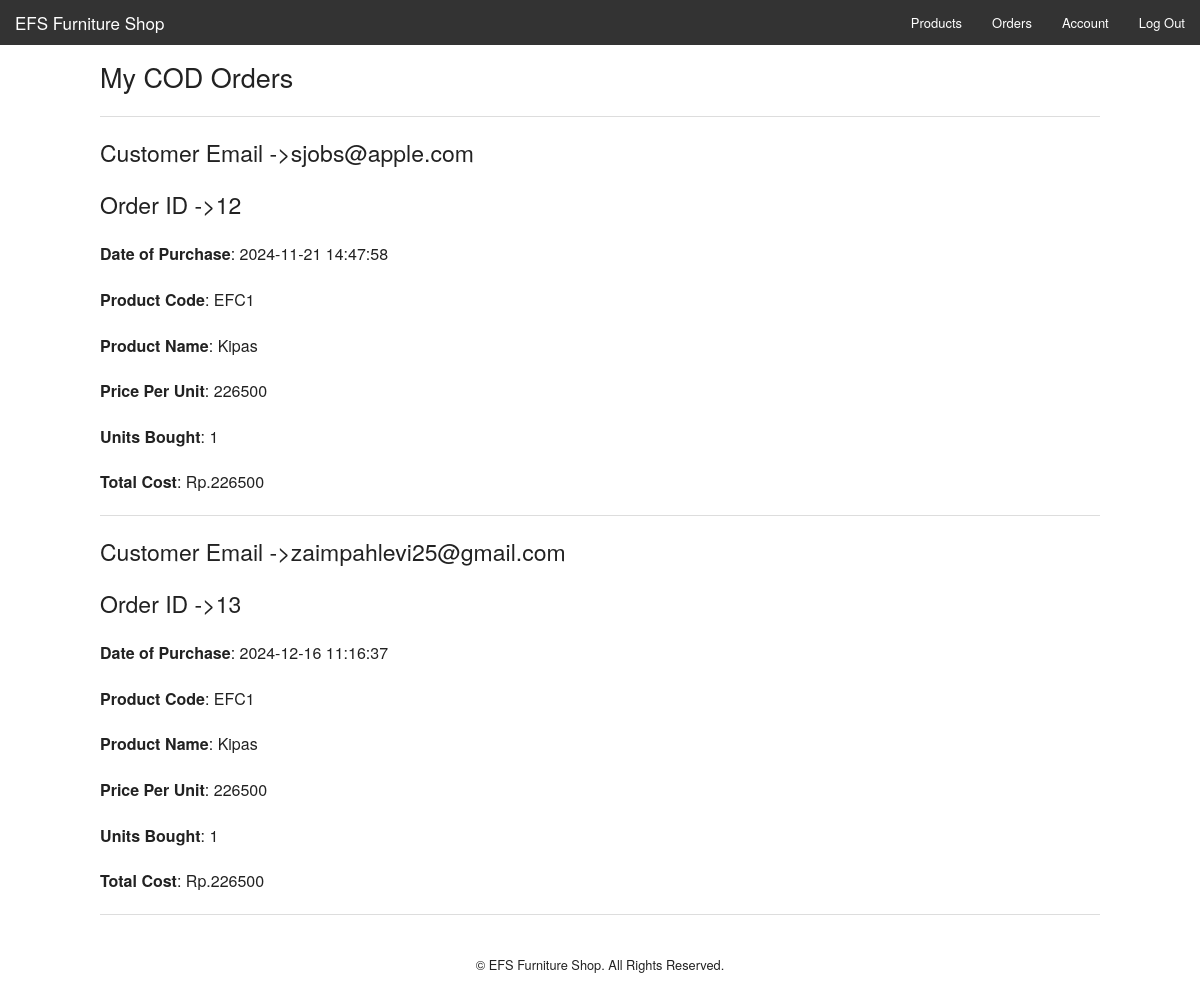
Before: /admin-orders.php (signed in) with the older database file.
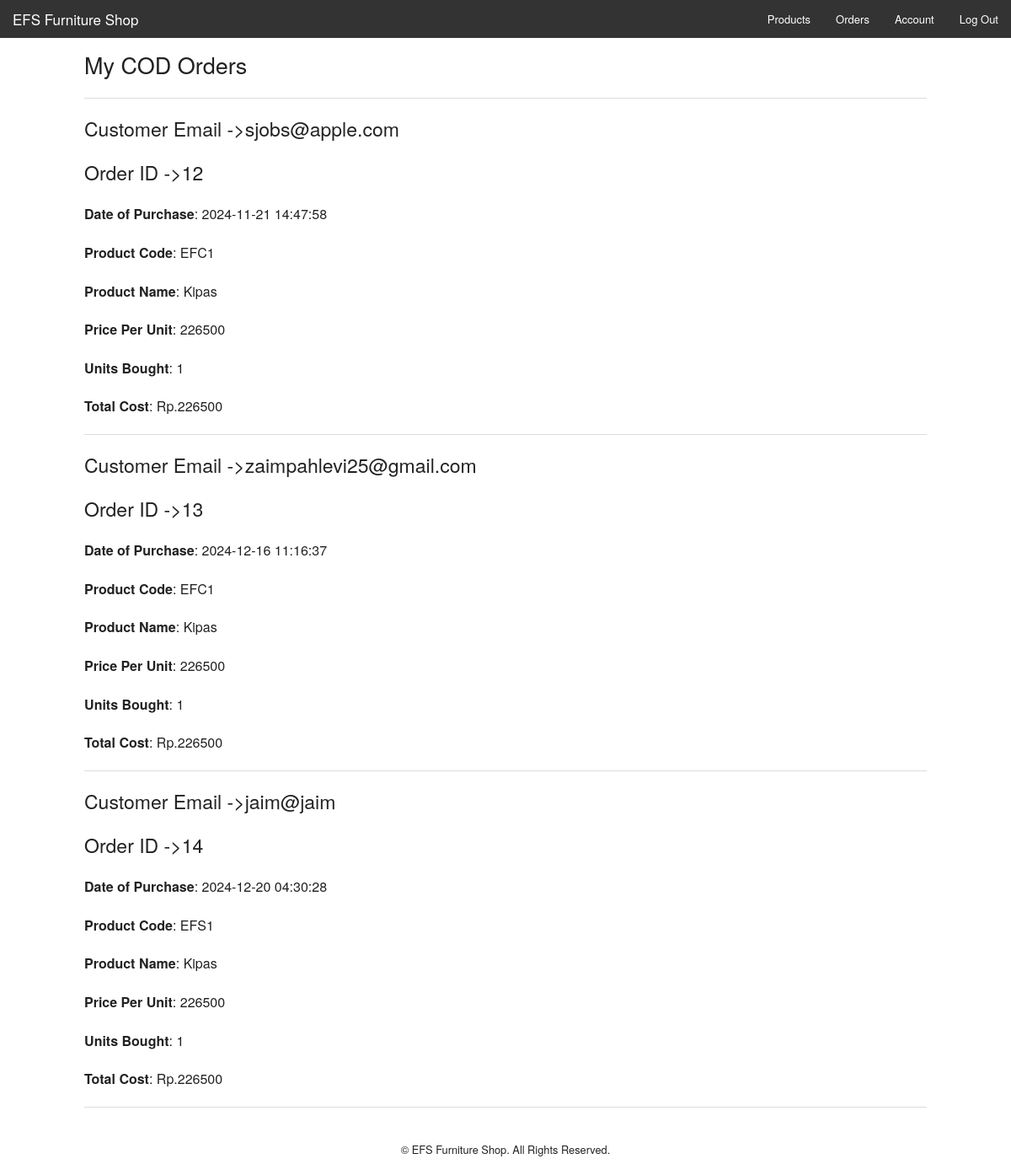
After: the same page with the newer database file.
### tables this page shows
CREATE TABLE `orders` (
  `id` int NOT NULL,
  `product_code` varchar(255) NOT NULL,
  `product_name` varchar(255) NOT NULL,
  `product_desc` varchar(255) NOT NULL,
  `price` int NOT NULL,
  `units` int NOT NULL,
  `total` int NOT NULL,
  `date` timestamp NOT NULL DEFAULT CURRENT_TIMESTAMP,
  `email` varchar(255) NOT NULL
);

### config.php (called while the page is built, shortened)
<?php
$currency = 'Rp.';
?>

### admin-orders.php (the view, shortened to what this page needs)
<?php
include 'config.php';
?>
<!doctype html>
<html class="no-js" lang="en">
  <head>
    <link rel="stylesheet" href="css/foundation.css" />
  </head>
  <body>
    <nav class="top-bar" data-topbar role="navigation">
      <ul class="title-area">
        <li class="name">
          <h1><a href="index.php">EFS Furniture Shop</a></h1>
        </li>
      </ul>
      <section class="top-bar-section">
        <ul class="right">
        <li><a href="admin.php">Products</a></li>
          <li><a href="admin-orders.php">Orders</a></li>
          <?php
          if(isset($_SESSION['username'])){
            echo '<li><a href="admin-account.php">Account</a></li>';
            echo '<li><a href="logout.php">Log Out</a></li>';
          }
          else{
            echo '<li><a href="login.php">Log In</a></li>';
            echo '<li><a href="register.php">Register</a></li>';
          }
          ?>
        </ul>
      </section>
    </nav>
    <div class="row" style="margin-top:10px;">
      <div class="large-12">
        <h3>My COD Orders</h3>
        <hr>
        <?php
          $result = $mysqli->query("SELECT * from orders");
          if($result) {
            while($obj = $result->fetch_object()) {
              echo '<p><h4>Customer Email ->'.$obj->email.'</h4></p>';
              echo '<p><h4>Order ID ->'.$obj->id.'</h4></p>';
              echo '<p><strong>Date of Purchase</strong>: '.$obj->date.'</p>';
              echo '<p><strong>Product Code</strong>: '.$obj->product_code.'</p>';
              echo '<p><strong>Product Name</strong>: '.$obj->product_name.'</p>';
              echo '<p><strong>Price Per Unit</strong>: '.$obj->price.'</p>';
              echo '<p><strong>Units Bought</strong>: '.$obj->units.'</p>';
              echo '<p><strong>Total Cost</strong>: '.$currency.$obj->total.'</p>';
              echo '<p><hr></p>';
            }
          }
        ?>
      </div>
    </div>
    <div class="row" style="margin-top:10px;">
      <div class="small-12">
        <footer style="margin-top:10px;">
           <p style="text-align:center; font-size:0.8em;">&copy; EFS Furniture Shop. All Rights Reserved.</p>
        </footer>
      </div>
    </div>
  </body>
</html>

Changed rows visible on the page:
added orders: email "jaim@jaim", id "14", date "2024-12-20 04:30:28", product_code "EFS1", product_name "Kipas", price "226500", units "1", total "226500"
